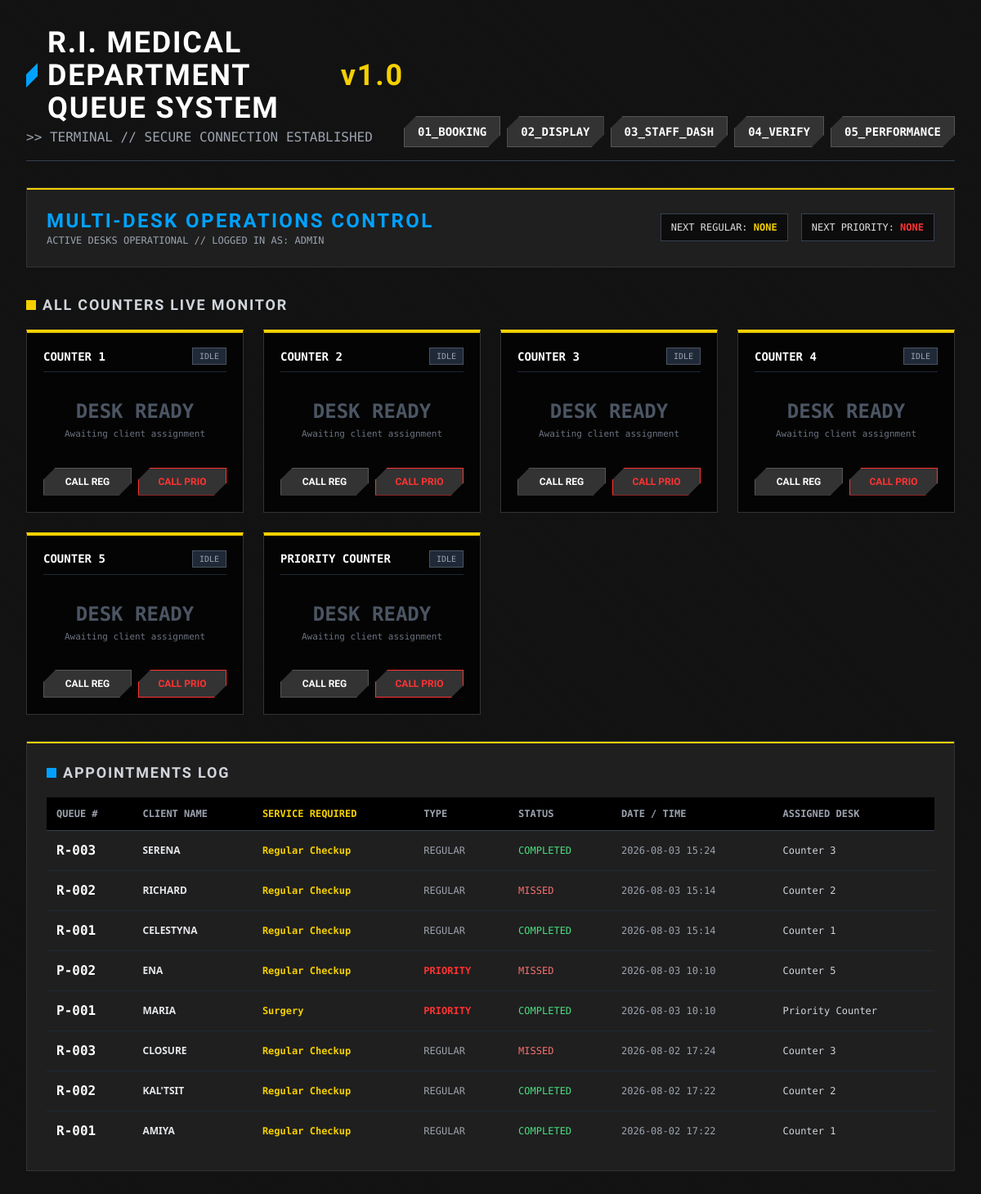
The page /dashboard/ (signed in) on the database its author committed.
### core/models.py (models this page shows, shortened)
class Counter(models.Model):
    name = models.CharField(max_length=50, help_text="e.g., Counter 1, Priority Counter")
    is_active = models.BooleanField(default=True)

class Appointment(models.Model):
    TYPE_CHOICES = (
        ('R', 'Regular'),
        ('P', 'Priority (Senior/PWD/Pregnant)'),
    )
    STATUS_CHOICES = (
        ('Waiting', 'Waiting in Queue'),
        ('Serving', 'Currently Serving'),
        ('Completed', 'Completed'),
        ('Missed', 'Missed/No-Show'),
    )
    customer_name = models.CharField(max_length=150)
    appointment_type = models.CharField(max_length=1, choices=TYPE_CHOICES, default='R')
    service = models.ForeignKey(Service, on_delete=models.CASCADE)
    status = models.CharField(max_length=20, choices=STATUS_CHOICES, default='Waiting')
    queue_number = models.CharField(max_length=20)
    created_at = models.DateTimeField(auto_now_add=True)
    ended_at = models.DateTimeField(blank=True, null=True, help_text="Set when the appointment is marked Completed or Missed. Used to measure transaction duration.")
    served_at = models.DateTimeField(blank=True, null=True)
    checked_in_at = models.DateTimeField(blank=True, null=True, help_text="Set when the ticket's QR code is scanned/verified at the front desk.")
    qr_code = models.ImageField(upload_to='qrcodes/', blank=True, null=True)
    assigned_counter = models.ForeignKey(Counter, on_delete=models.SET_NULL, blank=True, null=True)
    class Meta:
        constraints = [
            models.UniqueConstraint(
                TruncDate('created_at'),
                'queue_number',
                name='unique_queue_number_per_day'
            )
        ]

class Service(models.Model):
    name = models.CharField(max_length=100)
    estimated_duration_minutes = models.IntegerField(default=15)

### core/views.py (the view)
# urls.py: path('dashboard/', views.dashboard_view, name='dashboard'),
@staff_member_required
def dashboard_view(request):
    default_counters = ["Counter 1", "Counter 2", "Counter 3", "Priority Counter"]
    for name in default_counters:
        Counter.objects.get_or_create(name=name)
    counters = Counter.objects.filter(is_active=True)
    counter_data = []
    for counter in counters:
        active_ticket = Appointment.objects.filter(status='Serving', assigned_counter=counter).first()
        counter_data.append({
            'counter': counter,
            'currently_serving': active_ticket
        })
    next_regular = Appointment.objects.filter(status='Waiting', appointment_type='R').order_by('created_at').first()
    next_priority = Appointment.objects.filter(status='Waiting', appointment_type='P').order_by('created_at').first()
    recent_appointments = Appointment.objects.select_related('service', 'assigned_counter').order_by('-created_at')[:20]
    return render(request, 'dashboard.html', {
        'counter_data': counter_data,
        'next_regular': next_regular,
        'next_priority': next_priority,
        'recent_appointments': recent_appointments,
    })

### templates/dashboard.html (shortened to what this page needs)
{% extends 'base.html' %}
{% block content %}
<div class="space-y-8">
    <div class="ak-panel p-6 flex flex-col md:flex-row justify-between items-start md:items-center gap-4">
        <div>
            <h2 class="text-2xl font-bold uppercase tracking-widest text-[#00a2ff]">Multi-Desk Operations Control</h2>
            <p class="text-xs font-mono-ak text-gray-400">ACTIVE DESKS OPERATIONAL // LOGGED IN AS: {{ user.username|upper }}</p>
        </div>
        <div class="flex gap-4 font-mono-ak text-xs">
            <div class="bg-black/60 border border-gray-700 px-3 py-2">
                NEXT REGULAR: <b class="text-[#f5d000]">{% if next_regular %}{{ next_regular.queue_number }}{% else %}NONE{% endif %}</b>
            </div>
            <div class="bg-black/60 border border-gray-700 px-3 py-2">
                NEXT PRIORITY: <b class="text-[#ff3333]">{% if next_priority %}{{ next_priority.queue_number }}{% else %}NONE{% endif %}</b>
            </div>
        </div>
    </div>
    <div>
        <h3 class="text-lg font-bold uppercase tracking-widest text-gray-300 mb-4 flex items-center gap-2">
            <span class="w-3 h-3 bg-[#f5d000]"></span> ALL COUNTERS LIVE MONITOR
        </h3>
        <div class="grid grid-cols-1 md:grid-cols-2 lg:grid-cols-4 gap-6">
            {% for item in counter_data %}
                <div class="ak-panel p-5 bg-black/80 flex flex-col justify-between border-t-2 border-t-[#f5d000] relative">
                    <div>
                        <div class="flex justify-between items-center mb-3 border-b border-gray-800 pb-2">
                            <span class="font-bold text-sm font-mono-ak text-white">{{ item.counter.name|upper }}</span>
                            {% if item.currently_serving %}
                                <span class="bg-green-950 text-green-400 border border-green-600 text-[10px] font-mono-ak px-2 py-0.5 uppercase">BUSY</span>
                            {% else %}
                                <span class="bg-gray-800 text-gray-400 border border-gray-600 text-[10px] font-mono-ak px-2 py-0.5 uppercase">IDLE</span>
                            {% endif %}
                        </div>
                        {% if item.currently_serving %}
                            <div class="my-4 text-center">
                                <span class="text-xs font-mono-ak text-gray-400">SERVICING CLIENT</span>
                                <h1 class="text-4xl font-bold font-mono-ak text-[#f5d000] my-1">{{ item.currently_serving.queue_number }}</h1>
                                <p class="text-sm font-bold text-white uppercase truncate">{{ item.currently_serving.customer_name }}</p>
                                <p class="text-xs font-mono-ak text-gray-400 truncate">{{ item.currently_serving.service.name }}</p>
                            </div>
                            <div class="grid grid-cols-2 gap-2 mt-4">
                                <a href="{% url 'update_status' item.currently_serving.id 'Completed' %}" class="bg-green-900 hover:bg-green-700 text-center text-white font-bold py-2 ak-clip text-[10px] border border-green-500">COMPLETE</a>
                                <a href="{% url 'update_status' item.currently_serving.id 'Missed' %}" class="bg-red-900 hover:bg-red-700 text-center text-white font-bold py-2 ak-clip text-[10px] border border-red-500">NO-SHOW</a>
                            </div>
                        {% else %}
                            <div class="my-8 text-center">
                                <h1 class="text-2xl font-bold font-mono-ak text-gray-600">DESK READY</h1>
                                <p class="text-[11px] font-mono-ak text-gray-500 mt-1">Awaiting client assignment</p>
                            </div>
                            <div class="grid grid-cols-2 gap-2 mt-4">
                                <a href="{% url 'call_next_counter' item.counter.id 'R' %}" class="ak-btn text-center text-xs py-2 ak-clip">CALL REG</a>
                                <a href="{% url 'call_next_counter' item.counter.id 'P' %}" class="ak-btn text-center text-xs py-2 ak-clip border-[#ff3333] text-[#ff3333]">CALL PRIO</a>
                            </div>
                        {% endif %}
                    </div>
                </div>
            {% endfor %}
        </div>
    </div>
    <div class="ak-panel p-6">
        <h3 class="text-lg font-bold uppercase tracking-widest text-gray-300 mb-4 flex items-center gap-2">
            <span class="w-3 h-3 bg-[#00a2ff]"></span> APPOINTMENTS LOG
        </h3>
        <div class="overflow-x-auto">
            <table class="w-full text-left font-mono-ak text-xs border-collapse">
                <thead>
                    <tr class="border-b border-gray-700 bg-black text-gray-400 uppercase">
                        <th class="p-3">QUEUE #</th>
                        <th class="p-3">CLIENT NAME</th>
                        <th class="p-3 text-[#f5d000]">SERVICE REQUIRED</th>
                        <th class="p-3">TYPE</th>
                        <th class="p-3">STATUS</th>
                        <th class="p-3">DATE / TIME</th>
                        <th class="p-3">ASSIGNED DESK</th>
                    </tr>
                </thead>
                <tbody class="divide-y divide-gray-800">
                    {% for appt in recent_appointments %}
                        <tr class="hover:bg-gray-900/50 transition">
                            <td class="p-3 font-bold text-base text-white">{{ appt.queue_number }}</td>
                            <td class="p-3 uppercase font-sans font-semibold text-gray-200">{{ appt.customer_name }}</td>
                            <td class="p-3 text-[#f5d000] font-bold">{{ appt.service.name }}</td>
                            <td class="p-3">
                                {% if appt.appointment_type == 'P' %}
                                    <span class="text-[#ff3333] font-bold">PRIORITY</span>
                                {% else %}
                                    <span class="text-gray-400">REGULAR</span>
                                {% endif %}
                            </td>
                            <td class="p-3">
                                {% if appt.status == 'Waiting' %}
                                    <span class="text-blue-400">WAITING</span>
                                {% elif appt.status == 'Serving' %}
                                    <span class="text-yellow-400 font-bold">SERVING</span>
                                {% elif appt.status == 'Completed' %}
                                    <span class="text-green-400">COMPLETED</span>
                                {% else %}
                                    <span class="text-red-400">MISSED</span>
                                {% endif %}
                            </td>
                            <td class="p-3 text-gray-400">{{ appt.created_at|date:"Y-m-d H:i" }}</td>
                            <td class="p-3 text-gray-300">{{ appt.assigned_counter.name|default:"--" }}</td>
                        </tr>
                    {% empty %}
                        <tr>
                            <td colspan="7" class="p-6 text-center text-gray-600">NO RECENT APPOINTMENTS FOUND</td>
                        </tr>
                    {% endfor %}
                </tbody>
            </table>
        </div>
    </div>
</div>
{% endblock %}

### templates/base.html (shortened to what this page needs)
<!DOCTYPE html>
<html lang="en">
<head>
    <script src="https://cdn.tailwindcss.com"></script>
</head>
<body class="p-4 md:p-8">
    <header class="max-w-6xl mx-auto mb-8 flex flex-col md:flex-row justify-between items-end border-b border-gray-700 pb-4">
        <div>
            <h1 class="text-4xl font-bold text-white tracking-wider flex items-center gap-3">
                <span class="w-8 h-8 bg-[#00a2ff] ak-clip inline-block"></span>
                R.I. MEDICAL DEPARTMENT QUEUE SYSTEM <span class="text-[#f5d000]">v1.0</span>
            </h1>
            <p class="font-mono-ak text-gray-400 mt-1">>> TERMINAL // SECURE CONNECTION ESTABLISHED</p>
        </div>
        <nav class="mt-4 md:mt-0 flex gap-2 font-mono-ak">
            <a href="{% url 'booking' %}" class="ak-btn ak-clip px-4 py-2 text-sm">01_BOOKING</a>
            <a href="{% url 'display' %}" class="ak-btn ak-clip px-4 py-2 text-sm">02_DISPLAY</a>
            <a href="{% url 'dashboard' %}" class="ak-btn ak-clip px-4 py-2 text-sm">03_STAFF_DASH</a>
            <a href="{% url 'verify_ticket' %}" class="ak-btn ak-clip px-4 py-2 text-sm">04_VERIFY</a>
            <a href="{% url 'performance_dashboard' %}" class="ak-btn ak-clip px-4 py-2 text-sm">05_PERFORMANCE</a>
        </nav>
    </header>
    <main class="max-w-6xl mx-auto">
        {% block content %}{% endblock %}
    </main>
</body>
</html>

### templates/base.html (style rules this page uses)
:root { --ak-yellow: #f5d000; --ak-dark: #121212; --ak-panel: #1f1f1f; --ak-text: #e0e0e0; }
body { font-family: 'Rajdhani', sans-serif; background-color: var(--ak-dark); color: var(--ak-text); background-image: linear-gradient(rgba(18, 18, 18, 0.9), rgba(18, 18, 18, 0.9)), repeating-linear-gradient(45deg, #1a1a1a 0, #1a1a1a 2px, transparent 2px, transparent 8px); min-height: 100vh; }
.font-mono-ak { font-family: 'Share Tech Mono', monospace; }
.ak-clip { clip-path: polygon(15px 0, 100% 0, 100% calc(100% - 15px), calc(100% - 15px) 100%, 0 100%, 0 15px); }
.ak-panel { background-color: var(--ak-panel); border: 1px solid #333; position: relative; }
.ak-panel::before { content: ''; position: absolute; top: 0; left: 0; width: 100%; height: 2px; background-color: var(--ak-yellow); }
.ak-btn { background-color: #333; color: white; text-transform: uppercase; font-weight: 700; transition: all 0.2s ease; border: 1px solid #555; }

### rows shown on the page
Counter: counter.name "COUNTER 1"
Counter: counter.name "COUNTER 2"
Counter: counter.name "COUNTER 3"
Counter: counter.name "COUNTER 4"
Counter: counter.name "COUNTER 5"
Counter: counter.name "PRIORITY COUNTER"
Appointment: queue_number "R-003", customer_name "SERENA", service.name "Regular Checkup", appointment_type "REGULAR", status "COMPLETED", created_at "2026-08-03 15:24", assigned_counter.name "Counter 3"
Appointment: queue_number "R-002", customer_name "RICHARD", service.name "Regular Checkup", appointment_type "REGULAR", status "MISSED", created_at "2026-08-03 15:14", assigned_counter.name "Counter 2"
Appointment: queue_number "R-001", customer_name "CELESTYNA", service.name "Regular Checkup", appointment_type "REGULAR", status "COMPLETED", created_at "2026-08-03 15:14", assigned_counter.name "Counter 1"
Appointment: queue_number "P-002", customer_name "ENA", service.name "Regular Checkup", appointment_type "PRIORITY", status "MISSED", created_at "2026-08-03 10:10", assigned_counter.name "Counter 5"
Appointment: queue_number "P-001", customer_name "MARIA", service.name "Surgery", appointment_type "PRIORITY", status "COMPLETED", created_at "2026-08-03 10:10", assigned_counter.name "Priority Counter"
Appointment: queue_number "R-003", customer_name "CLOSURE", service.name "Regular Checkup", appointment_type "REGULAR", status "MISSED", created_at "2026-08-02 17:24", assigned_counter.name "Counter 3"
Appointment: queue_number "R-002", customer_name "KAL'TSIT", service.name "Regular Checkup", appointment_type "REGULAR", status "COMPLETED", created_at "2026-08-02 17:22", assigned_counter.name "Counter 2"
Appointment: queue_number "R-001", customer_name "AMIYA", service.name "Regular Checkup", appointment_type "REGULAR", status "COMPLETED", created_at "2026-08-02 17:22", assigned_counter.name "Counter 1"

### other values the page prints
{{ user.username|upper }} "ADMIN"
